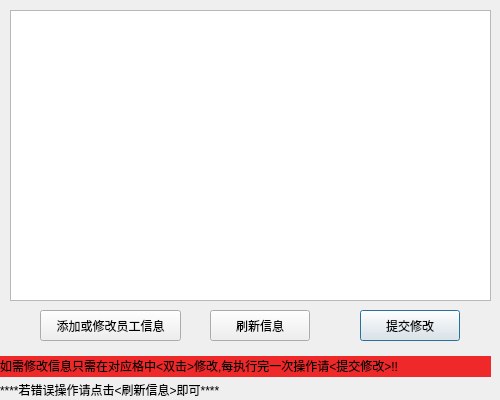
<?xml version="1.0" encoding="UTF-8"?>
<ui version="4.0">
 <class>Sysshowuserinfo</class>
 <widget class="QDialog" name="Sysshowuserinfo">
  <property name="geometry">
   <rect>
    <x>0</x>
    <y>0</y>
    <width>500</width>
    <height>400</height>
   </rect>
  </property>
  <property name="windowTitle">
   <string>用户信息</string>
  </property>
  <widget class="QTableView" name="tableView">
   <property name="geometry">
    <rect>
     <x>10</x>
     <y>10</y>
     <width>481</width>
     <height>291</height>
    </rect>
   </property>
  </widget>
  <widget class="QPushButton" name="pushButton_2">
   <property name="geometry">
    <rect>
     <x>360</x>
     <y>310</y>
     <width>100</width>
     <height>31</height>
    </rect>
   </property>
   <property name="text">
    <string>提交修改</string>
   </property>
  </widget>
  <widget class="QLabel" name="label">
   <property name="geometry">
    <rect>
     <x>0</x>
     <y>356</y>
     <width>491</width>
     <height>21</height>
    </rect>
   </property>
   <property name="styleSheet">
    <string notr="true">background-color: rgb(239, 41, 41);</string>
   </property>
   <property name="text">
    <string>如需修改信息只需在对应格中&lt;双击&gt;修改,每执行完一次操作请&lt;提交修改&gt;!!</string>
   </property>
  </widget>
  <widget class="QPushButton" name="pushButton_4">
   <property name="geometry">
    <rect>
     <x>210</x>
     <y>310</y>
     <width>100</width>
     <height>31</height>
    </rect>
   </property>
   <property name="text">
    <string>刷新信息</string>
   </property>
  </widget>
  <widget class="QLabel" name="label_2">
   <property name="geometry">
    <rect>
     <x>0</x>
     <y>380</y>
     <width>491</width>
     <height>21</height>
    </rect>
   </property>
   <property name="text">
    <string>****若错误操作请点击&lt;刷新信息&gt;即可****</string>
   </property>
  </widget>
  <widget class="QPushButton" name="pushButton">
   <property name="geometry">
    <rect>
     <x>40</x>
     <y>310</y>
     <width>141</width>
     <height>31</height>
    </rect>
   </property>
   <property name="text">
    <string>添加或修改员工信息</string>
   </property>
  </widget>
 </widget>
 <resources/>
 <connections/>
</ui>
